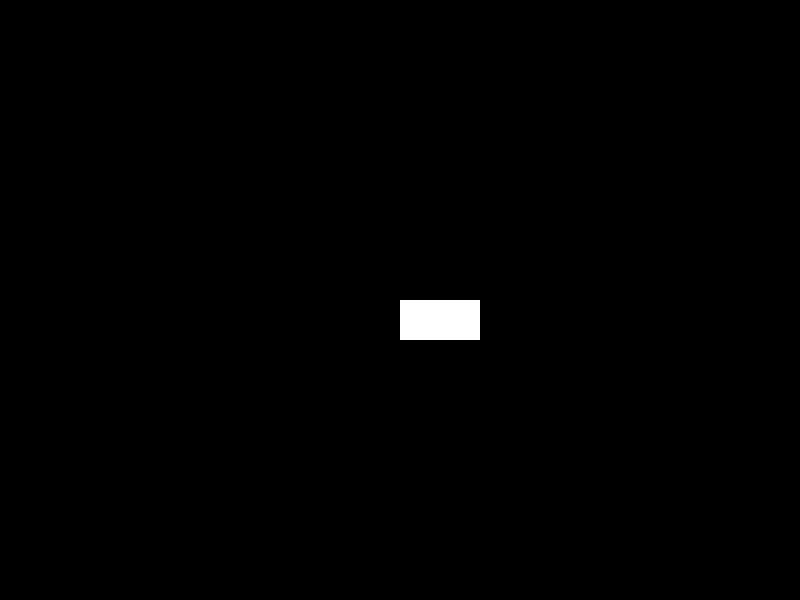
Frame 1 (no input)
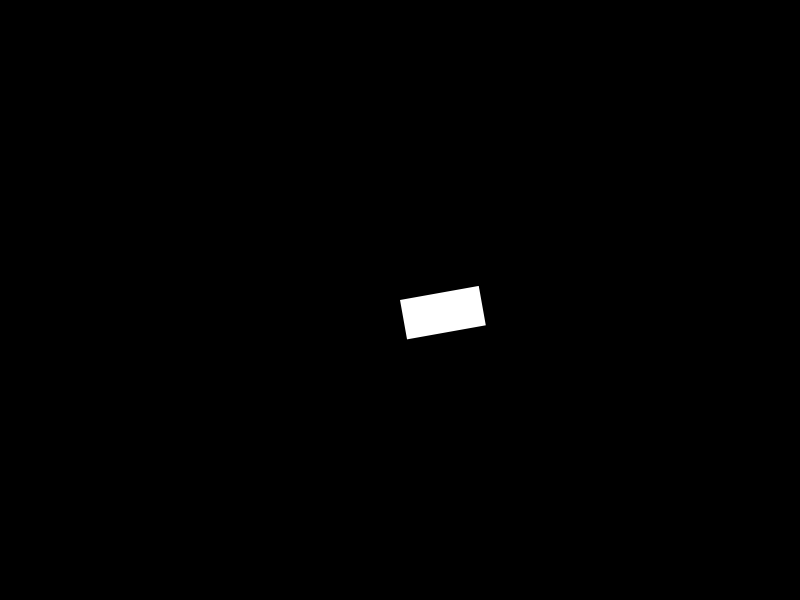
Frame 60 (the mouse pressed at the canvas centre just before this capture)
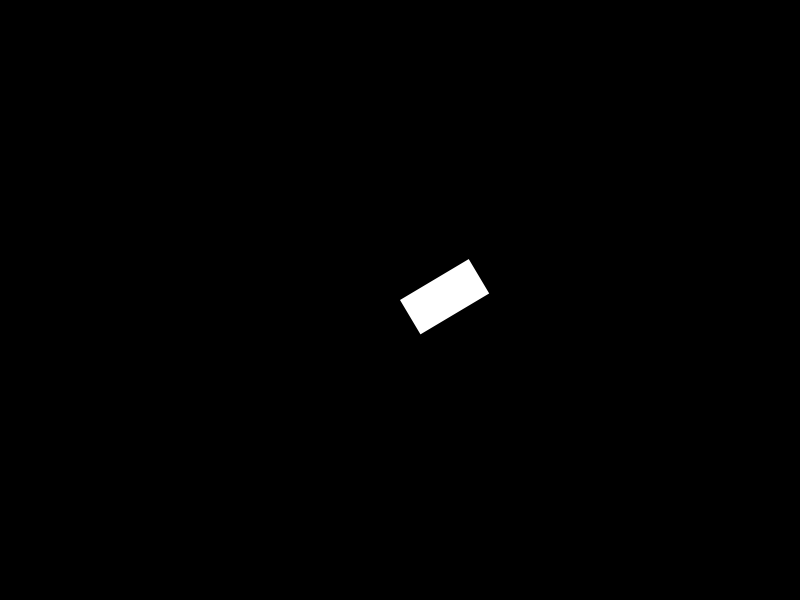
Frame 120 (the mouse held since frame 60 and released just before this capture)

The Processing sketch that drew these frames (run headless with seeded random() and noise(); from frame 60 on, the mouse is pressed at the canvas centre):

// Processing sketch: angular_motion_24_05_22
// ── angular_motion_24_05_22.pde
float vel;
float acc;
float angle;

void setup(){
  size(800, 600);
  vel = 0.0; 
  acc = 0.0;
  angle = 0;
}


void draw(){
  background(0);
  fill(255);
  noStroke();
  
  acc = map(mouseX, 0, width, -0.0001, 0.0001);
  
  pushMatrix();
  translate(width/2, height/2);
  rotate(angle);
  rect(0, 0, 80, 40);
  popMatrix();
  
  vel += acc;
  angle += vel;
  
}
